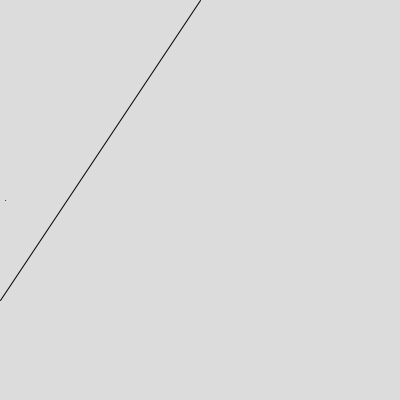
Frame 1 (no input)
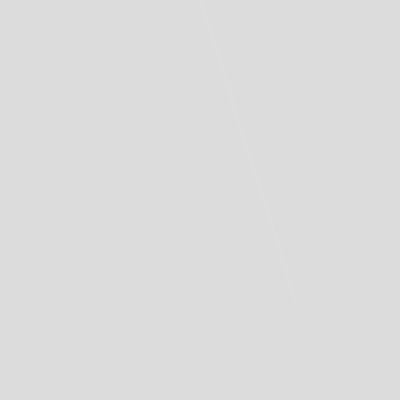
Frame 60 (the mouse pressed at the canvas centre just before this capture)
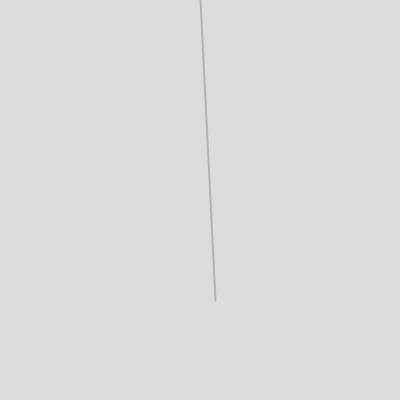
Frame 120 (the mouse held since frame 60 and released just before this capture)

The Processing sketch that drew these frames (run headless with seeded random() and noise(); from frame 60 on, the mouse is pressed at the canvas centre):

// Processing sketch: pendulo_rgb
// ── pendulo_rgb.pde
int z = 0;
int nz = 5;
int x = 200;
int y = 0;
void setup(){
  size(400,400);
}
void draw(){
  background(220,220,220);
  size(400, 400);
line(x, y, z, 300);
   if(z < 0 || z > 400){
   nz = nz * (-1);
  }
 
  z = z + nz;
  point(z,x);
  strokeWeight(2);
  stroke(int(random(0,255)));
  
  
}
